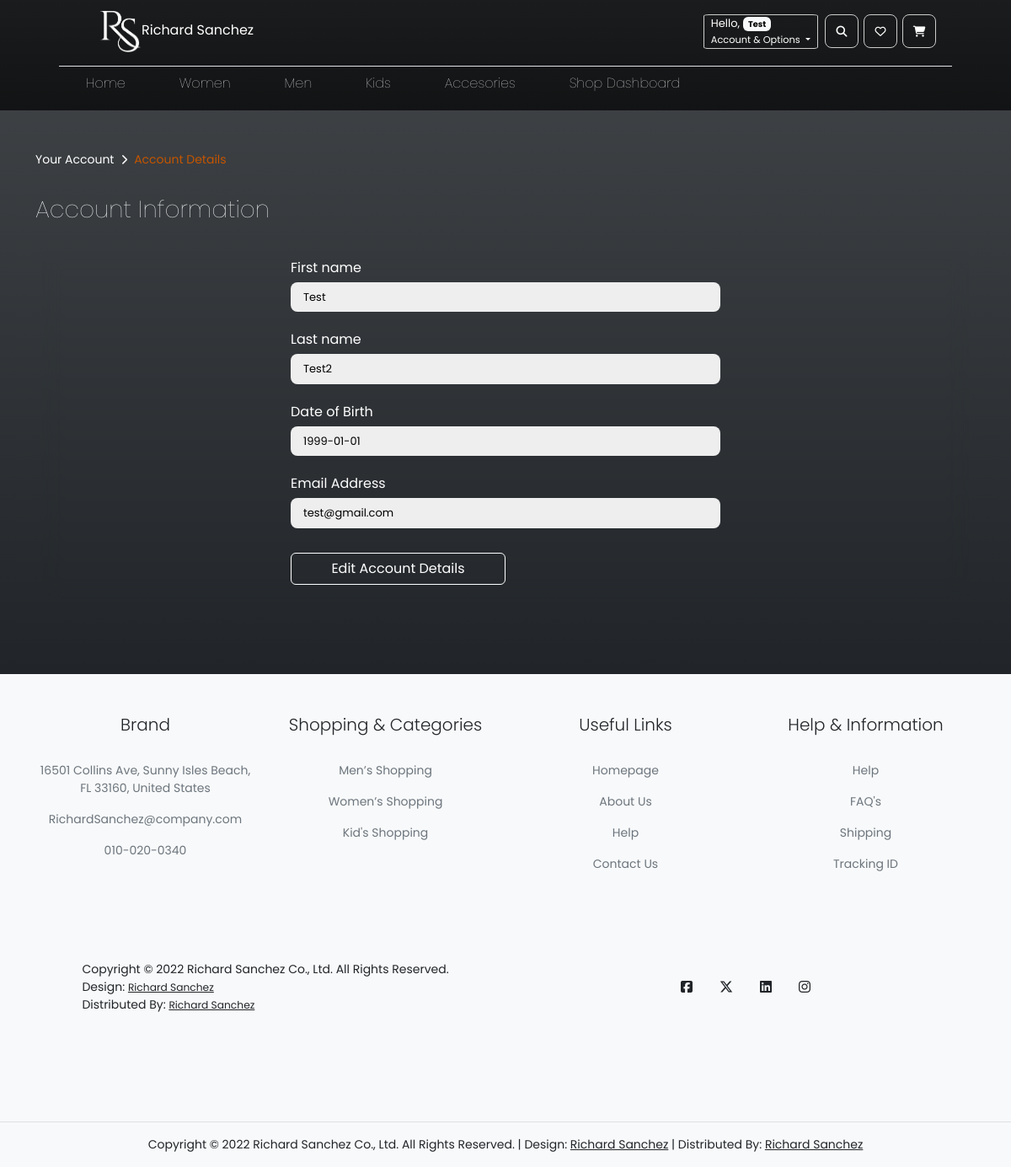
/accountdetail.php (signed in), run on the app's committed database.
### tables this page shows
CREATE TABLE Users (
  UserID INT(20) UNSIGNED AUTO_INCREMENT PRIMARY KEY,
  PrimaryEmail VARCHAR(100) NOT NULL,
  Password VARCHAR(100) NOT NULL,
  FirstName VARCHAR(100),
  LastName VARCHAR(100),
  DateOfBirth DATE,
  CONSTRAINT Unique_User_ID UNIQUE (UserID),
  CONSTRAINT unique_primary_email UNIQUE (PrimaryEmail)
);

### public/accountdetail.php (called while the page is built)
<?php
    require("../app/View/components/accountdetail.php");
?>

### app/Model/User.php (called while the page is built, shortened)
<?php
    class User {
        public function __construct($cUserID='',$cFirstName='', $cLastName='', $cDateOfBirth='') {
            $this->cleaner = new Cleaner();
        }
    }
?>

### app/Model/Cleaner.php (called while the page is built, shortened)
<?php
    class Cleaner {
        function cleanData($data) {
            $data = trim($data);
            $data = stripslashes($data);
            $data = htmlspecialchars($data, ENT_QUOTES | ENT_SUBSTITUTE, "UTF-8");
            return ($data);
        }
    }
?>

### app/Model/Credential.php (called while the page is built, shortened)
<?php
    class Credential{
        public function __construct($cEmail = '', $cPassword = '', $cConfPassword = '') {
            $this->cleaner = new Cleaner();
        }
    }
?>

### dal/database/config.php (called while the page is built)
<?php
    $host = "localhost";
    $username = "root";
    $password = "Hakuna21@";
    $dbname = "PHPASSIGNMENT";
    $dsn = "mysql:host=$host;dbname=$dbname";
    $options = array(PDO::ATTR_ERRMODE => PDO::ERRMODE_EXCEPTION);
?>

### app/Model/Database.php (called while the page is built, shortened)
<?php
    require("../dal/Database/config.php");
    class Database {
        protected $connection = null;
        public function __construct(){
            global $dsn, $username, $password, $options;
            try{
                $this->connection = new PDO($dsn, $username, $password, $options);
                $this->connection->setAttribute(PDO::ATTR_ERRMODE, PDO::ERRMODE_EXCEPTION);
                $this->connection->setAttribute(PDO::ATTR_DEFAULT_FETCH_MODE, PDO::FETCH_ASSOC);
            }catch(Exception $pex){
                throw new Exception($pex->getMessage(), (int)$pex->getCode());
            }
        }
        private function executeStatement($statement = "" , $parameters = []){
            try{
                $stmt = $this -> connection -> prepare($statement);
                foreach ($parameters as $param => $value) {
                    $stmt -> bindValue($param, $value, PDO::PARAM_STR);
                }
                $stmt -> execute();
                return $stmt;
            }catch(Exception $pex){
                throw new Exception($pex->getMessage());
            }
        }
        public function Select($statement = "" , $parameters = []){
            try{
                $stmt = $this -> executeStatement($statement , $parameters);
                if($stmt -> rowCount() > 0) {
                    return $stmt -> fetchAll();
                } else {
                    return self::NO_ROWS_FOUND;
                }
            }catch(Exception $pex){
                throw new Exception($pex->getMessage());
            }
        }
    }
?>

### app/Controller/Account-contr.php (called while the page is built, shortened)
<?php
    require("../app/Model/User.php");
    require("../app/Model/Credential.php");
    require("../app/Model/Cleaner.php");
    require("../app/Model/Database.php");
    class Account {
        private $userID;
        private $database;
        public function __construct() {
            $this -> userID = $_SESSION['UserID'];
            $this -> database = new Database();
        }
        public function getUserData($getUserId) {
            $sql = 'SELECT * FROM USERS WHERE USERID = :ID;';
            $parameters = [':ID' => $this -> userID];
            $result = $this -> database -> Select($sql, $parameters);
            return $result;
        }
    }
?>

### app/View/components/accountdetail.php (the view, shortened to what this page needs)
<?php
    require("../app/View/layout/headerActive.php");
    require("../app/Controller/Account-contr.php");
    $account = new Account();
    $userData = $account->getUserData($_SESSION["UserID"]);
?>
</head>
<body>
    <section class="main-address bg-dark bg-gradient">
        <?php require("../app/View/layout/navbarstatic.php") ?>
        <div class="container">
            <div class="pt-5">
                <nav class="small" style="--bs-breadcrumb-divider: '';" aria-label="breadcrumb">
                    <ol class="breadcrumb">
                        <li class="breadcrumb-item text-decoration-none">
                            <a href="account.php" class="breadcrumb-item-link">Your Account</a>
                        </li>
                        <span class="px-2">
                            <i class="text-white small fa-solid fa-chevron-right"></i>
                        </span>
                        <li class="breadcrumb-item page-active">
                            Account Details
                        </li>
                    </ol>
                </nav>
            </div>
            <div class="py-3">
                <h1 class=" fs-3 fw-lighter text-light">Account Information</h1>
            </div>
            <div class="py-2 px-2">
                <form action="" class="form-box" method="POST">
                <?php if ($userData > 0) {
                    foreach ($userData as $display) { ?>
                    <div class="w-50">
                        <div class="py-2">
                            <label for="" class="text-white">First name</label>
                            <input name="FirstName" type="text" class="formInput py-2" id="FirstName" value="<?php echo $display["FirstName"] ?>" required autofocus>
                        </div>
                        <div class="py-2">
                            <label for="" class="text-white">Last name</label>
                            <input name="LastName" type="text" class="formInput py-2" id="LastName" value="<?php echo $display["LastName"] ?>" required autofocus>
                        </div>
                        <div class="py-2">
                            <label for="" class="text-white">Date of Birth</label>
                            <input name="DateOfBirth" type="text" class="formInput py-2" id="DateOfBirth" value="<?php echo $display["DateOfBirth"] ?>" required autofocus>
                        </div>
                        <div class="py-2">
                            <label for="" class="text-white">Email Address</label>
                            <input name="PrimaryEmail" type="text" class="formInput py-2" id="PrimaryEmail" value="<?php echo $display["PrimaryEmail"] ?>" required autofocus>
                        </div>
                        <div class="my-3">
                            <button class="btn w-50 editAddressBtn" name="submit" type="submit">Edit Account Details</button>
                        </div>
                    </div>
                <?php }
                    }?>
                </form>
            </div>
    </section>
    <footer class="footer-container bg-light">
        <?php require("../app/View/layout/footer.php") ?>
    </footer>
</body>
</html>

### public/css/style.css (style rules this page uses)
:root { --white-RGBA: rgba(255, 255, 255, 1); --black-RGBA: rgba(0, 0, 0, 1); --battleship-gray-RGBA: rgb(137, 137, 137, 1); --orange-active: #c45500; }
body { font-family: 'Poppins', sans-serif; }
.formInput { background-color: #eee; border: none; margin: 5px 0; padding: 10px 15px; font-size: 13px; border-radius: 8px; width: 100%; outline: none; }
.form-box { background-color: #fff; display: flex; align-items: center; justify-content: center; flex-direction: column; padding: 0 40px; height: 100%; background: transparent; backdrop-filter: blur(10px); }
.main-address { min-height: 100vh; }
.page-active { text-decoration: none; color: var(--orange-active); transition: 0.3s; }
.breadcrumb-item-link { text-decoration: none; color: var(--white-RGBA); transition: 0.3s; }
.editAddressBtn { background-image: linear-gradient(var(--orange-active),var(--orange-active)); background-size: 0 100%; background-repeat: no-repeat; border: 1px solid var(--white-RGBA); transition: .4s; color: var(--white-RGBA); }

### data on the page
users: FirstName "Test", LastName "Test2", DateOfBirth "1999-01-01", PrimaryEmail "test@gmail.com"

### other printed values
$_SESSION['FirstName'] "Test"
